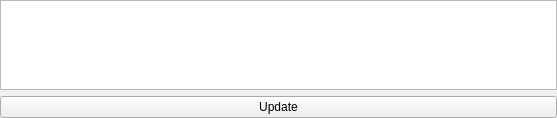
<?xml version="1.0" encoding="UTF-8"?>
<ui version="4.0">
 <class>ValveSequenceInfoWidget</class>
 <widget class="qMRMLWidget" name="ValveSequenceInfoWidget">
  <property name="enabled">
   <bool>true</bool>
  </property>
  <property name="geometry">
   <rect>
    <x>0</x>
    <y>0</y>
    <width>557</width>
    <height>118</height>
   </rect>
  </property>
  <property name="sizePolicy">
   <sizepolicy hsizetype="MinimumExpanding" vsizetype="Maximum">
    <horstretch>0</horstretch>
    <verstretch>0</verstretch>
   </sizepolicy>
  </property>
  <layout class="QVBoxLayout" name="verticalLayout">
   <property name="leftMargin">
    <number>0</number>
   </property>
   <property name="topMargin">
    <number>0</number>
   </property>
   <property name="rightMargin">
    <number>0</number>
   </property>
   <property name="bottomMargin">
    <number>0</number>
   </property>
   <item>
    <widget class="QTableView" name="valveSeriesInfoView">
     <property name="enabled">
      <bool>true</bool>
     </property>
     <property name="cursor" stdset="0">
      <cursorShape>PointingHandCursor</cursorShape>
     </property>
     <property name="styleSheet">
      <string notr="true"/>
     </property>
     <property name="tabKeyNavigation">
      <bool>false</bool>
     </property>
     <property name="showDropIndicator" stdset="0">
      <bool>false</bool>
     </property>
     <property name="selectionMode">
      <enum>QAbstractItemView::SingleSelection</enum>
     </property>
     <property name="selectionBehavior">
      <enum>QAbstractItemView::SelectRows</enum>
     </property>
     <property name="cornerButtonEnabled">
      <bool>false</bool>
     </property>
     <attribute name="horizontalHeaderCascadingSectionResizes">
      <bool>false</bool>
     </attribute>
     <attribute name="horizontalHeaderDefaultSectionSize">
      <number>100</number>
     </attribute>
     <attribute name="horizontalHeaderStretchLastSection">
      <bool>true</bool>
     </attribute>
     <attribute name="verticalHeaderVisible">
      <bool>false</bool>
     </attribute>
    </widget>
   </item>
   <item>
    <widget class="QPushButton" name="updateButton">
     <property name="text">
      <string>Update</string>
     </property>
    </widget>
   </item>
  </layout>
 </widget>
 <customwidgets>
  <customwidget>
   <class>qMRMLWidget</class>
   <extends>QWidget</extends>
   <header>qMRMLWidget.h</header>
   <container>1</container>
  </customwidget>
 </customwidgets>
 <resources/>
 <connections/>
</ui>
